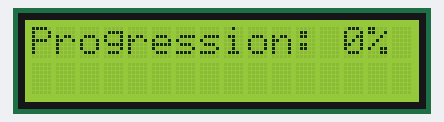
Bench run of a sketch on a simulated Arduino Uno, built with avr-gcc and run on an emulated ATmega328P. On the bench: 16×2 character LCD.

Above: at 0.1 s.
At 3.1 s:
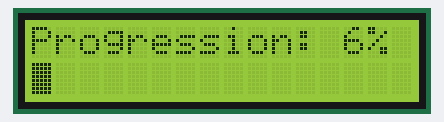
At 9.1 s:
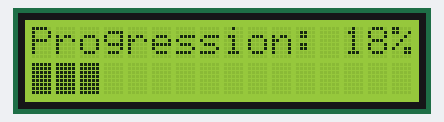
At 18.1 s:
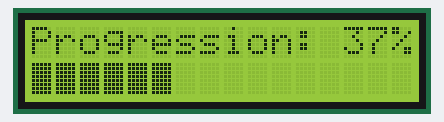
At 27.1 s:
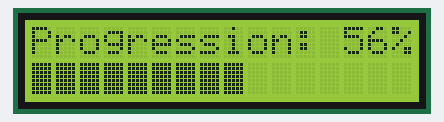
At 36.2 s:
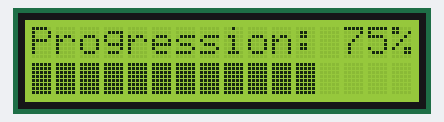

Measured:
- what the display in image 1 shows lasts 3.0 s, from 3.1 s to 6.1 s

The sketch:

job08.ino
```cpp
#include <LiquidCrystal.h>
LiquidCrystal lcd(2, 3, 4, 5, 6, 7); // Initialisation de l'afficheur LCD

int progress = 0; // Initialisation du pourcentage de progression à 0
int a = 0;
byte rectangle[] = { // Création du caractère personnalisé représentant un rectangle plein
  0b11111,
  0b11111,
  0b11111,
  0b11111,
  0b11111,
  0b11111,
  0b11111,
  0b11111,
  0b11111,
  0b11111,
  0b11111,
  0b11111,
  0b11111,
  0b11111,
  0b11111,
  0b11111
};

void setup() {
  lcd.begin(16, 2); // Activation de l'afficheur LCD
  lcd.createChar(1, rectangle); // Déclaration du caractère personnalisé
}

void loop() {
  lcd.setCursor(0, 0); // Positionnement du curseur sur la première ligne
  lcd.print("Progression: "); // Affichage du texte "Progression: "
  lcd.setCursor(13, 0); // Positionnement du curseur à la fin du texte
  lcd.print(progress); // Affichage du pourcentage de progression
  lcd.print("%"); // Affichage du symbole %

  lcd.setCursor(0, 1); // Positionnement du curseur sur la deuxième ligne

  int filled_blocks = map(progress, 0, 100, 0, 17); // Calcul du nombre de blocs remplis à afficher
  for (int i = 0; i < filled_blocks; i++) { // Boucle pour afficher les blocs remplis
    lcd.write(byte(1)); // Affichage du caractère personnalisé
  }

  for (int i = filled_blocks; i < (100/16); i++) { // Boucle pour afficher les blocs vides
    lcd.print(" "); // Affichage d'un espace pour représenter un bloc vide
  }

  delay(3000); // Attente de 3 secondes avant de continuer

  a+= 1;
  progress = a * 100 / 16 ; // Incrémentation du pourcentage de progression de 10%
  if (progress > 100) { // Si le pourcentage de progression dépasse 100
    lcd.clear();
    a = 0;
    progress = 0; // Réinitialisation du pourcentage de progression
  }
}
```
